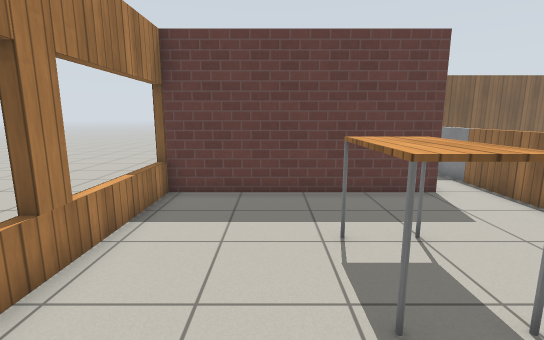
View 1 (above)

19 first-person views from a walk through a robot-simulator world made for Gazebo. The camera is 1.2 m above the floor, tilts 10° down and sees 85° across. The floor is counted in squares, 0.5 m on a side. Each view is taken from the middle of a square. On the plan, view 1 faces up. The plan holds only what a view shows up to about 18 squares ahead; the rest is blank. Simple patterns stand in for the simulator's built-in surfaces.

View 2
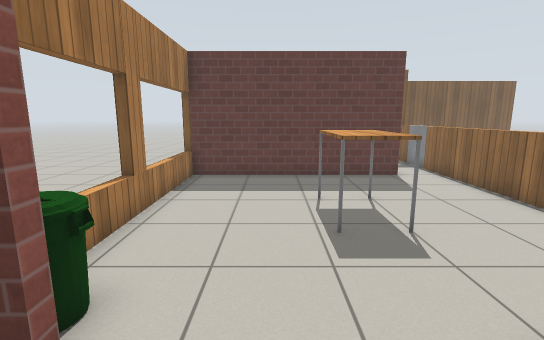

View 3
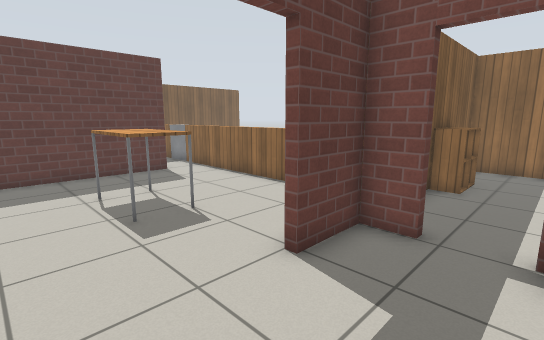

View 4
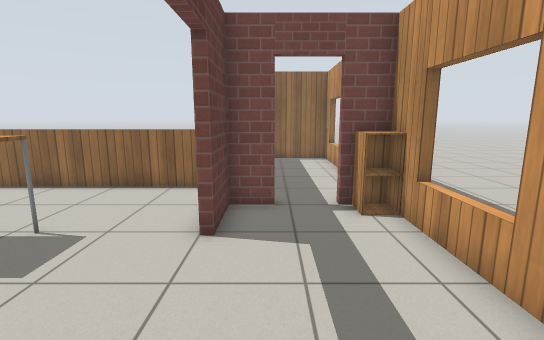

View 5
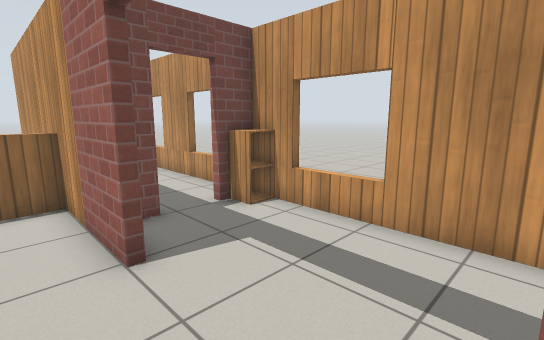

View 6
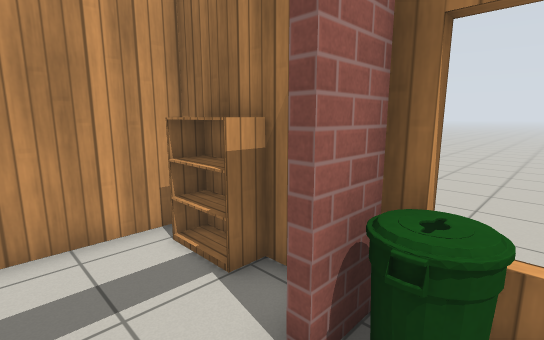

View 7
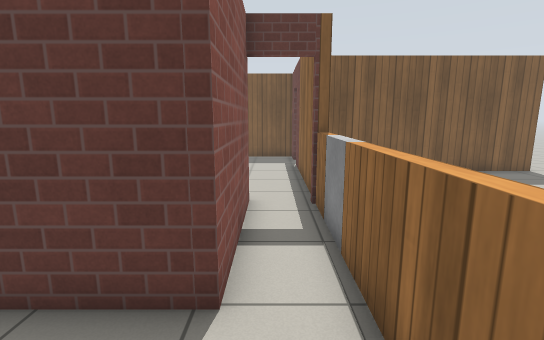

View 8
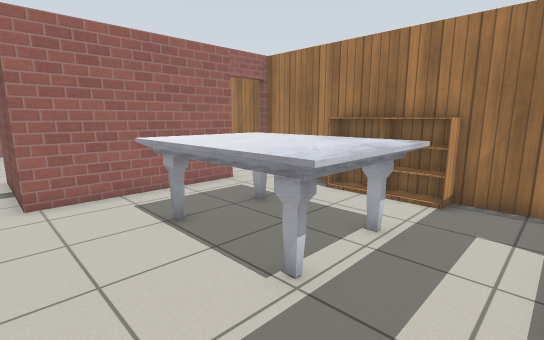

View 9
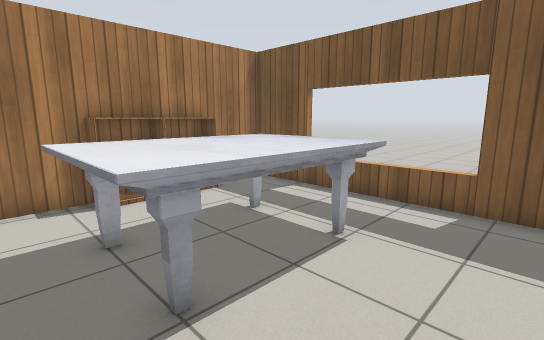

View 10
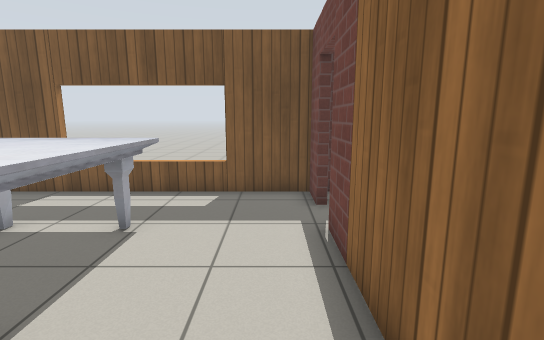

View 11
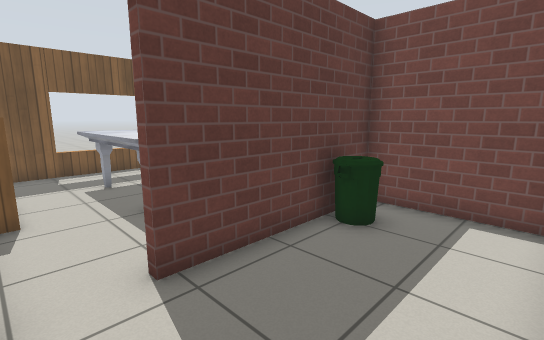

View 12
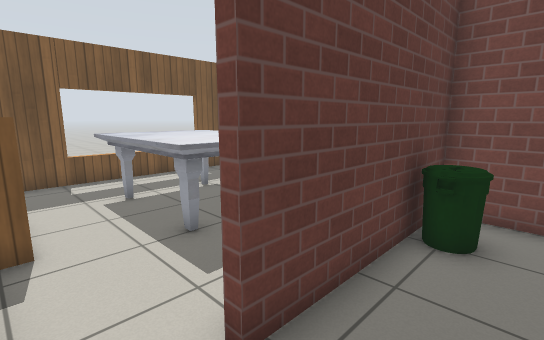

View 13
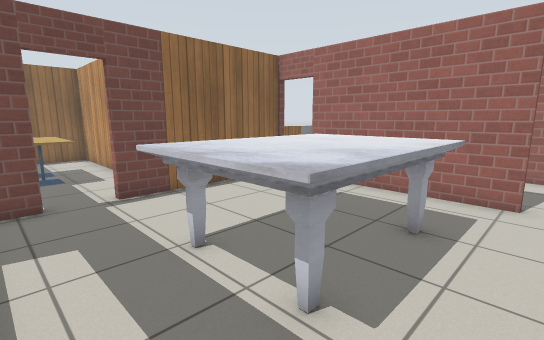

View 14
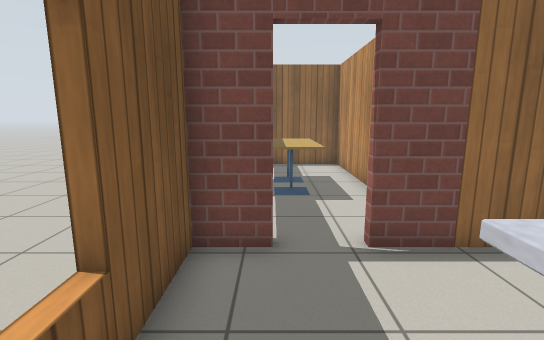

View 15
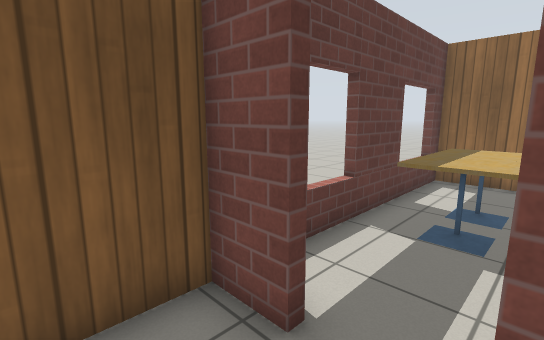

View 16
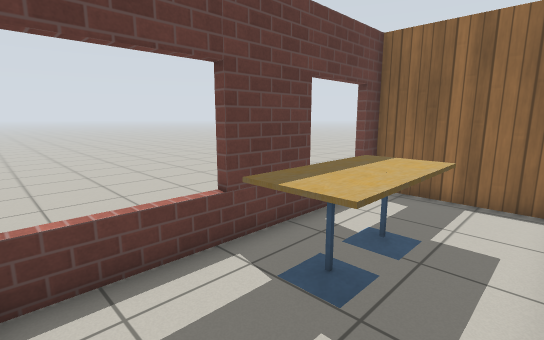

View 17
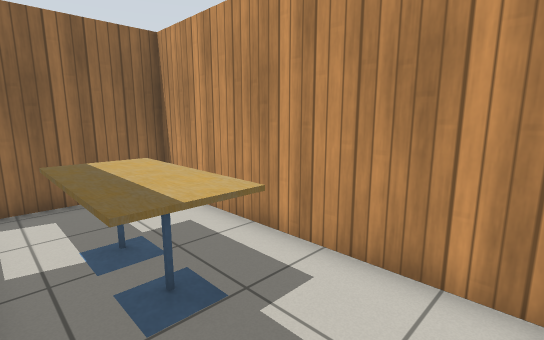

View 18
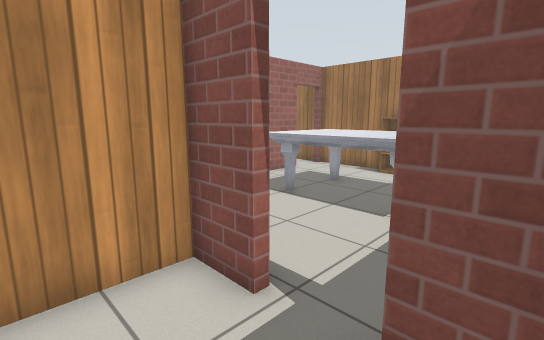

View 19
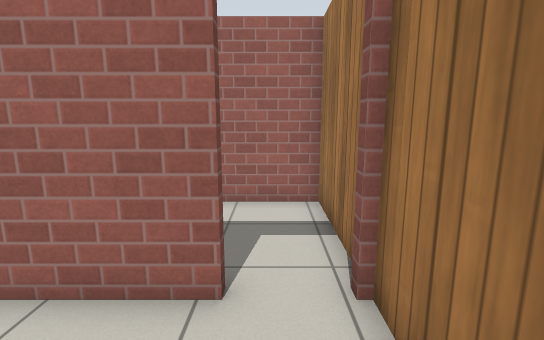

### Floor plan
Points are (right, up) in squares from view 1. A wall is a line through its corners. A room is listed if a view was taken in it or the views show most of it. See-through windows are left out.
Room 1 (views 1, 5, 6, 7)
walls: (2.7, -0.5) (7.4, -0.5); (-3.2, 4.1) (-3.7, 4.1); (-3.4, -0.5) (-2, -0.5); (5.3, 10.4) (5.3, 9.4) (-3.7, 9.4); (-3.4, 9.5) (-3.4, 1.6)
low walls: (7.2, -0.6) (7.2, 10.5)
ways out: open door at (0, -1) to room 2; opening at (6, 10)
objects: bin (-3, 0) to (-2, 1); table (2, 3) to (3, 5)
Room 2 (views 2, 3, 4)
walls: (-3.4, -5.2) (5, -5.2) (5, -3.9); (5, -2.1) (5, -0.8) (2.7, -0.8)
ways out: open door at (0, -1) to room 1; open door at (5, -2.5) to room 6
objects: bookshelf (-3, -4) to (-3, -3)
Room 3 (views 8, 9, 10, 13, 14, 15, 19)
walls: (-3.4, 17.4) (-3.4, 14.4); (-1.3, 14.4) (5.3, 14.4); (7.2, 23) (7.2, 24.5) (-3.4, 24.5) (-3.4, 22.6); (7.2, 12.7) (7.2, 21.2)
ways out: open door at (-2.5, 14) to room 4; open door at (7, 22.5) to room 5; open door at (6.5, 14)
objects: bookshelf (-3, 18) to (-3, 19); bookshelf (-3, 20) to (-3, 22); marble table (0, 17) to (3, 22)
Room 4 (views 11, 12)
walls: (-3.4, 14) (-3.4, 9.7) (-0.5, 9.7); (5, 10.1) (5, 14.1) (-1.3, 14.1)
ways out: open door at (-2.5, 14) to room 3
objects: bin (3, 13)
Room 5 (views 16, 17, 18)
walls: (7.5, 21.2) (7.5, 19.6) (17.4, 19.6) (17.4, 24.5) (7.7, 24.5); (7.5, 24.1) (7.5, 23)
ways out: open door at (7, 22.5) to room 3
objects: cafe table (11, 22) to (12, 23); cafe table (13, 22) to (14, 23)
Room 6 (no view inside)
walls: (7.3, -5.2) (14.7, -5.2) (14.7, -0.8) (11.4, -0.8)
ways out: open door at (5, -2.5) to room 2
objects: cabinet (10, -1); cabinet (11, -2) to (11, -1)

Positions as (right, up) in squares from view 1, and headings:
1: (0, 0), facing up
2: (0, -3), facing up
3: (-1, -4), facing up-right
4: (-3, -2), facing right
5: (-2, 1), facing down-right
6: (0, 1), facing down-left
7: (6, 6), facing up
8: (6, 24), facing down-left
9: (6, 16), facing up-left
10: (6, 15), facing up
11: (-3, 10), facing up-right
12: (-3, 12), facing up-right
13: (-2, 24), facing down-right
14: (2, 23), facing right
15: (5, 21), facing up-right
16: (8, 20), facing up-right
17: (8, 24), facing down-right
18: (10, 24), facing down-left
19: (-2, 18), facing down
